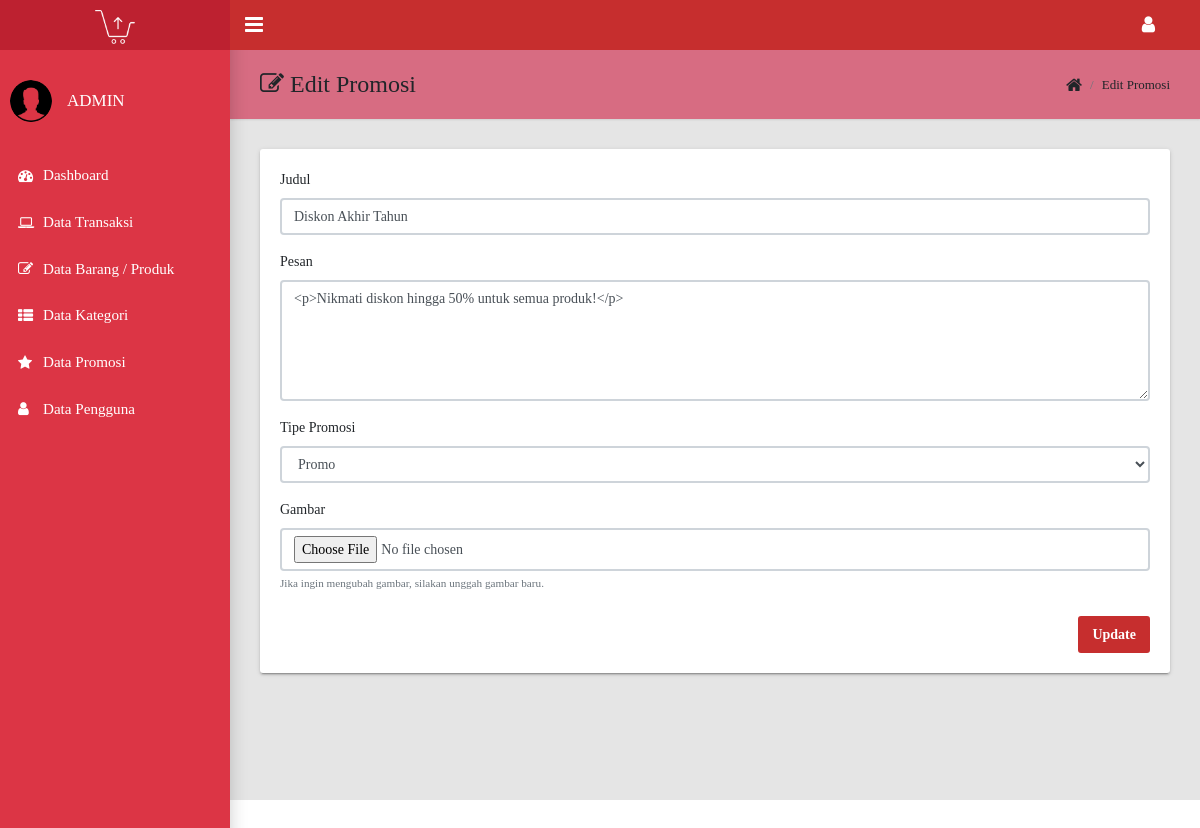
Screenshot of /admin/index.php?halaman=promosiedit&id=1 (signed in) with the database file from the repository.
### tables this page shows
CREATE TABLE `promosi` (
  `idpromosi` int(11) NOT NULL,
  `judul` varchar(255) NOT NULL,
  `pesan` text NOT NULL,
  `tipe` text NOT NULL,
  `gambar` text DEFAULT NULL,
  `status` text NOT NULL,
  `waktu` datetime DEFAULT current_timestamp()
);

### admin/promosiedit.php (the view, shortened to what this page needs)
<?php
$id = $_GET['id'];
$ambil = $koneksi->query("SELECT * FROM promosi WHERE idpromosi='$id'");
$data = $ambil->fetch_assoc();
?>
<main class="app-content">
    <div class="app-title" style="background-color: #d76c82;">
        <div>
            <h1><i class="fa fa-edit"></i> Edit Promosi</h1>
        </div>
        <ul class="app-breadcrumb breadcrumb">
            <li class="breadcrumb-item"><i class="fa fa-home fa-lg"></i></li>
            <li class="breadcrumb-item">Edit Promosi</li>
        </ul>
    </div>
    <div class="row">
        <div class="col-md-12">
            <div class="tile">
                <div class="row">
                    <div class="col-lg-12">
                        <form method="post" enctype="multipart/form-data">
                            <div class="form-group">
                                <label for="judul">Judul</label>
                                <input type="text" class="form-control" name="judul" value="<?php echo $data['judul']; ?>" required>
                            </div>
                            <div class="form-group">
                                <label for="pesan">Pesan</label>
                                <textarea class="form-control" name="pesan" id="pesan" rows="5" required><?php echo $data['pesan']; ?></textarea>
                            </div>
                            <div class="form-group">
                                <label for="tipe">Tipe Promosi</label>
                                <select name="tipe" class="form-control" required>
                                    <option value="Promo" <?php echo ($data['tipe'] == 'Promo') ? 'selected' : ''; ?>>Promo</option>
                                </select>
                            </div>
                            <div class="form-group">
                                <label for="gambar">Gambar</label>
                                <input type="file" class="form-control" name="gambar">
                                <small class="form-text text-muted">Jika ingin mengubah gambar, silakan unggah gambar baru.</small>
                            </div>
                            <button class="btn btn-primary float-right btn-round mt-2" name="update">Update</button>
                        </form>
                    </div>
                </div>
            </div>
        </div>
    </div>
</main>

### rows the page displays
promosi: judul "Diskon Akhir Tahun", pesan "<p>Nikmati diskon hingga 50% untuk semua produk!</p>", tipe "Promo"
